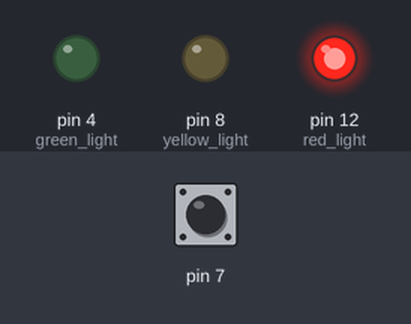
A sketch run on a simulated Arduino Uno, built with avr-gcc and run on an emulated ATmega328P. Parts: output pins drawn as LEDs (lit = HIGH). Dashed ring = blinking. Inputs (shaded band) come from the test bench; at power-on: pin 7 HIGH.

Above: at 1.2 s.
1.3 s: pin 7 pulled LOW for 3.2 s
At 1.7 s:
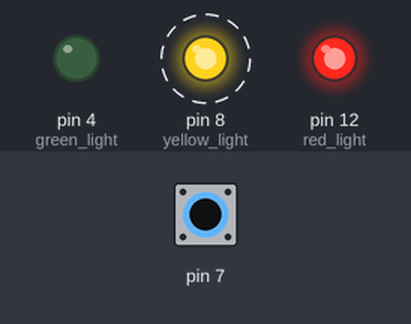
6.0 s: pin 7 pulled LOW for 0.15 s
At 6.4 s:
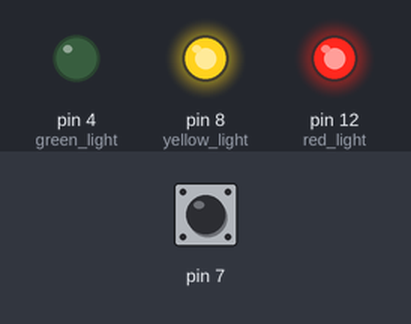
7.6 s: pin 7 pulled LOW for 1 s
At 8.9 s:
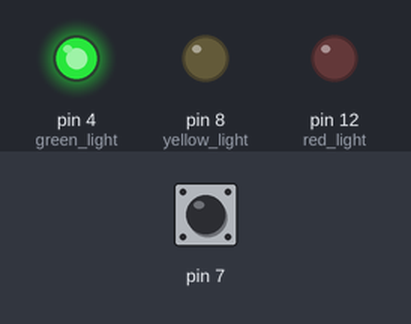
Timing chart, 0 to 10.6 s (numbered marks = the images above; inputs shaded):
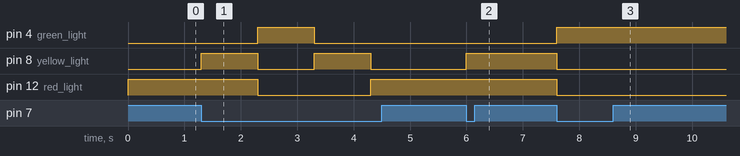

Measured:
- after the input at 1.3 s, pin 4 (green_light): LOW → HIGH after 1.0 s, → LOW 1.0 s later; pin 8 (yellow_light): alternates HIGH for 1.0 s and LOW for 1.0 s, starting at once; pin 12 (red_light): HIGH → LOW after 1.0 s, → HIGH 2.0 s later
- after the input at 6.0 s, pin 8 (yellow_light): LOW → HIGH at once
- after the input at 7.6 s, pin 4 (green_light): LOW → HIGH at once; pin 8 (yellow_light), pin 12 (red_light): HIGH → LOW at once

The sketch:

sketch_traffic_lights.ino
```cpp
uint8_t red_light = 12;
uint8_t yellow_light = 8;
uint8_t green_light = 4;
enum {ST_GREEN = 0, ST_YELLOW, ST_RED, ST_RY, ST_COUNT};
unsigned state = ST_RED;
void light_off(void);

void setup() {
  pinMode(red_light, OUTPUT);
  pinMode(green_light, OUTPUT);
  pinMode(yellow_light, OUTPUT);

  pinMode(7, INPUT_PULLUP);
  digitalWrite(red_light, HIGH);
  digitalWrite(yellow_light, LOW);
  digitalWrite(green_light, LOW);
}

void loop() {
  while(digitalRead(7) == HIGH){}
  state++;
  if(state == ST_COUNT){
    state = 0;
  }
  light_off();
  switch(state){
    case ST_GREEN:
      digitalWrite(green_light, HIGH);
      break;
    case ST_YELLOW:
      digitalWrite(yellow_light, HIGH);
      break;
    case ST_RED:
      digitalWrite(red_light, HIGH);
      break;
    case ST_RY:
      digitalWrite(red_light, HIGH);
      digitalWrite(yellow_light, HIGH);
      break;
  }//switch
  delay(1000);
}

void light_off(void){
      digitalWrite(red_light, LOW);
      digitalWrite(yellow_light, LOW);
      digitalWrite(green_light, LOW);
}
```
